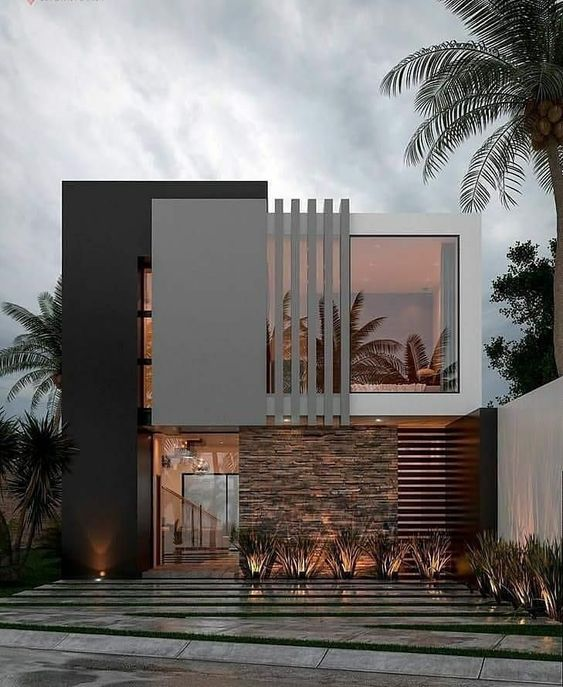
#> input picture images/fachada.jpg, 563 x 687 px
$ python Negativa.py images/fachada.jpg out.png
#> lines starting #> are read from the running program, lines starting #| are printed output that depends on the picture
from PIL import Image
import sys

if __name__ == "__main__":
  print(f'Argumentos: {len(sys.argv)}')
  for i, arg in enumerate(sys.argv):
    print(f"argumentos:{i}: {arg}")

img = Image.open(sys.argv[1])
#> img is the input picture: PIL image 563x687 RGB; mean R, G, B 115, 111.2, 108.9
print(img.size)
#| (563, 687)

matriz = img.load()

for y in range (img.size[0]):
    for x in range (img.size[1]):

        r = 255 - matriz[y, x][0]
        g = 255 - matriz[y, x][1]
        b = 255 - matriz[y, x][2]
        matriz[y, x] = (r, g, b)

img.save(sys.argv[2])
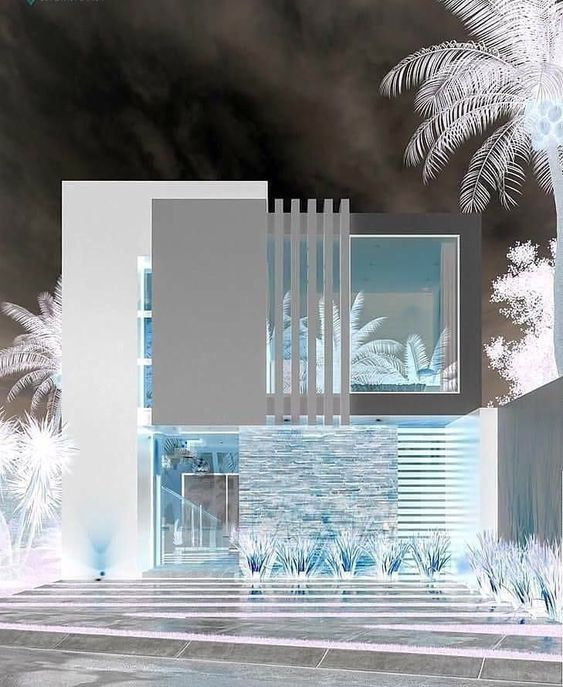
#> saved as out.png: PIL image 563x687 RGB; mean R, G, B 140, 143.8, 146.1
